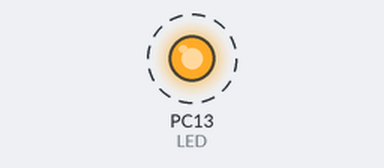
A program run on a simulated STM32 Blue Pill. Parts: output pins drawn as LEDs (lit = HIGH). Dashed ring = blinking.

Above: at 0.5 s.
Timing chart, 0 to 4.6 s (numbered marks = the images above):
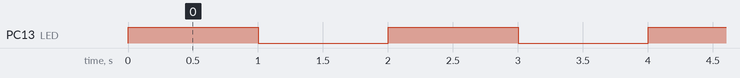

The program:

main.cpp
```cpp
#include <Arduino.h>
#include <STM32FreeRTOS.h>

#define LED PC13

HardwareSerial uartPort(PA10, PA9);

// Функция задачи для мигания LED
void blinkTask(void *pvParameters) {

  pinMode(LED, OUTPUT);  // Настроить пин LED как выход

  for (;;) {
    digitalWrite(LED, HIGH);  // Включить LED
    uartPort.println("LED on");
    vTaskDelay(1000 / portTICK_PERIOD_MS);  // Задержка 1 секунда
    digitalWrite(LED, LOW);   // Выключить LED
    uartPort.println("LED off");
    vTaskDelay(1000 / portTICK_PERIOD_MS);  // Задержка 1 секунда
  }
}
void setup() {
  uartPort.begin(115200); // Инициализация UART
  uartPort.println("Starting FreeRTOS Blink Task");

  // Создать задачу FreeRTOS
  BaseType_t result = xTaskCreate(
    blinkTask,          // Функция задачи
    "Blink",            // Имя задачи (для отладки)
    256,                // Размер стека (в словах)
    NULL,               // Параметры (не используются)
    1,                  // Приоритет (1 - нормальный)
    NULL                // Хэндл задачи (не используется)
  );

  // Проверка успешности создания задачи
  // pdPASS (обычно 1) — успешное выполнение
  // pdFAIL (обычно 0) — ошибка
  // errCOULD_NOT_ALLOCATE_REQUIRED_MEMORY — ошибка выделения памяти
  if (result != pdPASS) {
    // Если задача не создана, можно обработать ошибку (например, включить LED или вывести сообщение)
  }

  // Запустить планировщик FreeRTOS
  vTaskStartScheduler();
}
void loop() {
  // Пустой цикл: все действия в задачах FreeRTOS
}
```

Measured:
- by itself, PC13 (LED): alternates HIGH for 1.0 s and LOW for 1.0 s
